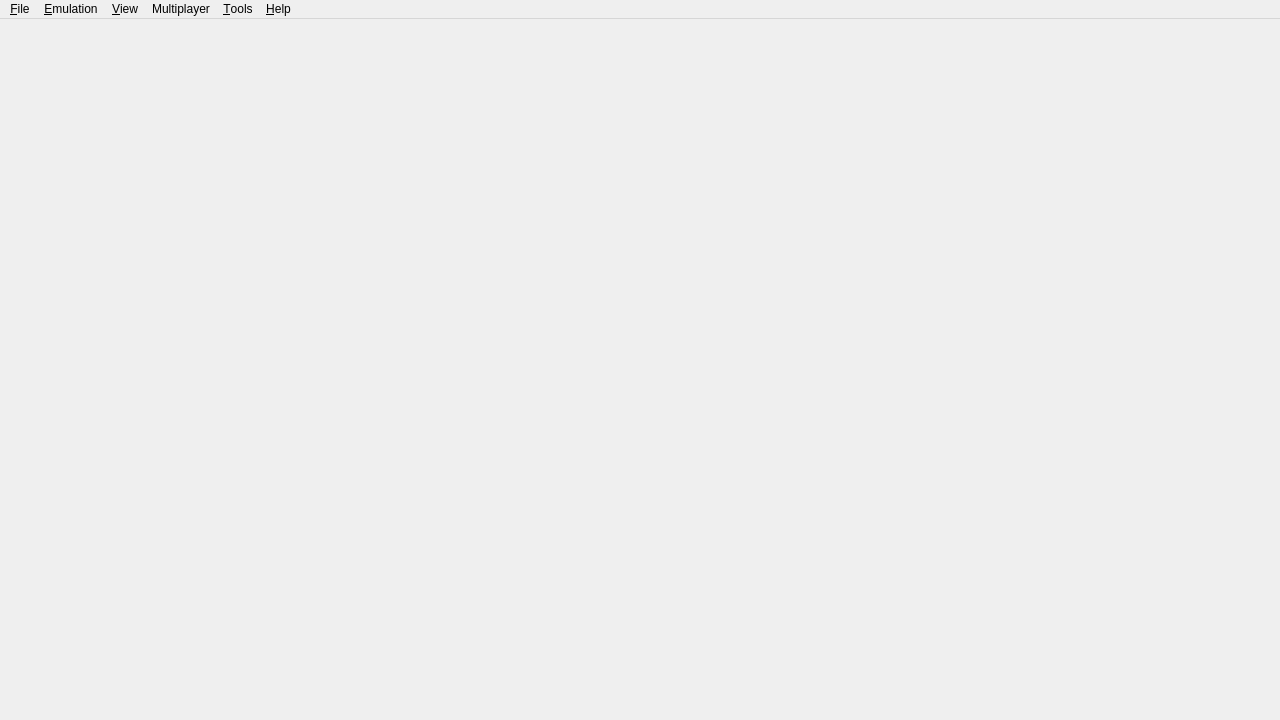
<?xml version="1.0" encoding="UTF-8"?>
<ui version="4.0">
 <class>MainWindow</class>
 <widget class="QMainWindow" name="MainWindow">
  <property name="geometry">
   <rect>
    <x>0</x>
    <y>0</y>
    <width>1280</width>
    <height>720</height>
   </rect>
  </property>
  <property name="windowTitle">
   <string>RaptorCitrus</string>
  </property>
  <property name="windowIcon">
   <iconset resource="yuzu.qrc">
    <normaloff>:/img/citrus.ico</normaloff>:/img/citrus.ico</iconset>
  </property>
  <property name="tabShape">
   <enum>QTabWidget::Rounded</enum>
  </property>
  <property name="dockNestingEnabled">
   <bool>true</bool>
  </property>
  <widget class="QWidget" name="centralwidget">
   <layout class="QHBoxLayout" name="horizontalLayout">
    <property name="margin">
     <number>0</number>
    </property>
   </layout>
  </widget>
  <widget class="QMenuBar" name="menubar">
   <property name="geometry">
    <rect>
     <x>0</x>
     <y>0</y>
     <width>1280</width>
     <height>26</height>
    </rect>
   </property>
   <widget class="QMenu" name="menu_File">
    <property name="title">
     <string>&amp;File</string>
    </property>
    <widget class="QMenu" name="menu_recent_files">
     <property name="title">
      <string>&amp;Recent Files</string>
     </property>
    </widget>
    <addaction name="action_Install_File_NAND"/>
    <addaction name="separator"/>
    <addaction name="action_Load_File"/>
    <addaction name="action_Load_Folder"/>
    <addaction name="separator"/>
    <addaction name="menu_recent_files"/>
    <addaction name="separator"/>
    <addaction name="separator"/>
    <addaction name="action_Load_Amiibo"/>
    <addaction name="separator"/>
    <addaction name="action_Open_yuzu_Folder"/>
    <addaction name="separator"/>
    <addaction name="action_Exit"/>
   </widget>
   <widget class="QMenu" name="menu_Emulation">
    <property name="title">
     <string>&amp;Emulation</string>
    </property>
    <addaction name="action_Start"/>
    <addaction name="action_Pause"/>
    <addaction name="action_Stop"/>
    <addaction name="action_Restart"/>
    <addaction name="separator"/>
    <addaction name="action_Configure"/>
    <addaction name="action_Configure_Current_Game"/>
   </widget>
   <widget class="QMenu" name="menu_View">
    <property name="title">
     <string>&amp;View</string>
    </property>
    <widget class="QMenu" name="menu_View_Debugging">
     <property name="title">
      <string>&amp;Debugging</string>
     </property>
    </widget>
    <addaction name="action_Fullscreen"/>
    <addaction name="action_Single_Window_Mode"/>
    <addaction name="action_Display_Dock_Widget_Headers"/>
    <addaction name="action_Show_Filter_Bar"/>
    <addaction name="action_Show_Status_Bar"/>
    <addaction name="action_Reset_Window_Size_720"/>
    <addaction name="action_Reset_Window_Size_1080"/>
    <addaction name="separator"/>
    <addaction name="menu_View_Debugging"/>
   </widget>
   <widget class="QMenu" name="menu_Tools">
    <property name="title">
     <string>&amp;Tools</string>
    </property>
    <widget class="QMenu" name="menuSystem_Archives">
     <property name="title">
      <string>System Archives</string>
     </property>
     <addaction name="actionImport_Directory"/>
     <addaction name="actionImport_Cartridge"/>
     <addaction name="separator"/>
     <addaction name="actionClear_Imported"/>
     <addaction name="separator"/>
     <addaction name="actionView_Status"/>
    </widget>
    <addaction name="action_Rederive"/>
    <addaction name="separator"/>
    <addaction name="action_Capture_Screenshot"/>
    <addaction name="separator"/>
    <addaction name="menuSystem_Archives"/>
   </widget>
   <widget class="QMenu" name="menu_Help">
    <property name="title">
     <string>&amp;Help</string>
    </property>
    <addaction name="action_Report_Compatibility"/>
    <addaction name="action_Open_Mods_Page"/>
    <addaction name="action_Open_Quickstart_Guide"/>
    <addaction name="action_Open_FAQ"/>
    <addaction name="separator"/>
    <addaction name="action_About"/>
   </widget>
   <widget class="QMenu" name="menuMultiplayer">
    <property name="title">
     <string>Multiplayer</string>
    </property>
    <addaction name="action_Open_Friend_List"/>
   </widget>
   <addaction name="menu_File"/>
   <addaction name="menu_Emulation"/>
   <addaction name="menu_View"/>
   <addaction name="menuMultiplayer"/>
   <addaction name="menu_Tools"/>
   <addaction name="menu_Help"/>
  </widget>
  <action name="action_Install_File_NAND">
   <property name="enabled">
    <bool>true</bool>
   </property>
   <property name="text">
    <string>&amp;Install Files to NAND...</string>
   </property>
  </action>
  <action name="action_Load_File">
   <property name="text">
    <string>L&amp;oad File...</string>
   </property>
  </action>
  <action name="action_Load_Folder">
   <property name="text">
    <string>Load &amp;Folder...</string>
   </property>
  </action>
  <action name="action_Exit">
   <property name="text">
    <string>E&amp;xit</string>
   </property>
  </action>
  <action name="action_Start">
   <property name="enabled">
    <bool>false</bool>
   </property>
   <property name="text">
    <string>&amp;Start</string>
   </property>
  </action>
  <action name="action_Pause">
   <property name="enabled">
    <bool>false</bool>
   </property>
   <property name="text">
    <string>&amp;Pause</string>
   </property>
  </action>
  <action name="action_Stop">
   <property name="enabled">
    <bool>false</bool>
   </property>
   <property name="text">
    <string>&amp;Stop</string>
   </property>
  </action>
  <action name="action_Rederive">
   <property name="text">
    <string>&amp;Reinitialize keys...</string>
   </property>
  </action>
  <action name="action_About">
   <property name="text">
    <string>&amp;About RaptorCitrus</string>
   </property>
  </action>
  <action name="action_Single_Window_Mode">
   <property name="checkable">
    <bool>true</bool>
   </property>
   <property name="text">
    <string>Single &amp;Window Mode</string>
   </property>
  </action>
  <action name="action_Configure">
   <property name="text">
    <string>Con&amp;figure...</string>
   </property>
  </action>
  <action name="action_Display_Dock_Widget_Headers">
   <property name="checkable">
    <bool>true</bool>
   </property>
   <property name="text">
    <string>Display D&amp;ock Widget Headers</string>
   </property>
  </action>
  <action name="action_Show_Filter_Bar">
   <property name="checkable">
    <bool>true</bool>
   </property>
   <property name="text">
    <string>Show &amp;Filter Bar</string>
   </property>
  </action>
  <action name="action_Show_Status_Bar">
   <property name="checkable">
    <bool>true</bool>
   </property>
   <property name="text">
    <string>Show &amp;Status Bar</string>
   </property>
   <property name="iconText">
    <string>Show Status Bar</string>
   </property>
  </action>
  <action name="action_Reset_Window_Size_720">
   <property name="text">
    <string>Reset Window Size to &amp;720p</string>
   </property>
   <property name="iconText">
    <string>Reset Window Size to 720p</string>
   </property>
  </action>
  <action name="action_Reset_Window_Size_1080">
   <property name="text">
    <string>Reset Window Size to &amp;1080p</string>
   </property>
   <property name="iconText">
    <string>Reset Window Size to 1080p</string>
   </property>
  </action>
  <action name="action_Fullscreen">
   <property name="checkable">
    <bool>true</bool>
   </property>
   <property name="text">
    <string>F&amp;ullscreen</string>
   </property>
  </action>
  <action name="action_Restart">
   <property name="enabled">
    <bool>false</bool>
   </property>
   <property name="text">
    <string>&amp;Restart</string>
   </property>
  </action>
  <action name="action_Load_Amiibo">
   <property name="enabled">
    <bool>false</bool>
   </property>
   <property name="text">
    <string>Load &amp;Amiibo...</string>
   </property>
  </action>
  <action name="action_Report_Compatibility">
   <property name="enabled">
    <bool>false</bool>
   </property>
   <property name="text">
    <string>&amp;Report Compatibility</string>
   </property>
   <property name="visible">
    <bool>false</bool>
   </property>
  </action>
  <action name="action_Open_Mods_Page">
   <property name="text">
    <string>Open &amp;Mods Page</string>
   </property>
  </action>
  <action name="action_Open_Quickstart_Guide">
   <property name="text">
    <string>Open &amp;Quickstart Guide</string>
   </property>
  </action>
  <action name="action_Open_FAQ">
   <property name="text">
    <string>&amp;FAQ</string>
   </property>
  </action>
  <action name="action_Open_yuzu_Folder">
   <property name="text">
    <string>Open &amp;yuzu Folder</string>
   </property>
  </action>
  <action name="action_Capture_Screenshot">
   <property name="enabled">
    <bool>false</bool>
   </property>
   <property name="text">
    <string>&amp;Capture Screenshot</string>
   </property>
  </action>
  <action name="action_Configure_Current_Game">
   <property name="enabled">
    <bool>false</bool>
   </property>
   <property name="text">
    <string>Configure C&amp;urrent Game...</string>
   </property>
  </action>
  <action name="action_Airplane_Mode">
   <property name="checkable">
    <bool>true</bool>
   </property>
   <property name="text">
    <string>Airplane Mode</string>
   </property>
  </action>
  <action name="action_Open_Friend_List">
   <property name="text">
    <string>Open Friend List</string>
   </property>
  </action>
  <action name="action_Multiplayer_Configure">
   <property name="text">
    <string>Configure</string>
   </property>
  </action>
  <action name="actionImport_Directory">
   <property name="text">
    <string>Import Directory</string>
   </property>
  </action>
  <action name="actionImport_Cartridge">
   <property name="text">
    <string>Import Cartridge</string>
   </property>
  </action>
  <action name="actionClear_Imported">
   <property name="text">
    <string>Clear Imported</string>
   </property>
  </action>
  <action name="actionView_Status">
   <property name="text">
    <string>View Status</string>
   </property>
  </action>
 </widget>
 <resources>
  <include location="yuzu.qrc"/>
 </resources>
 <connections/>
</ui>
